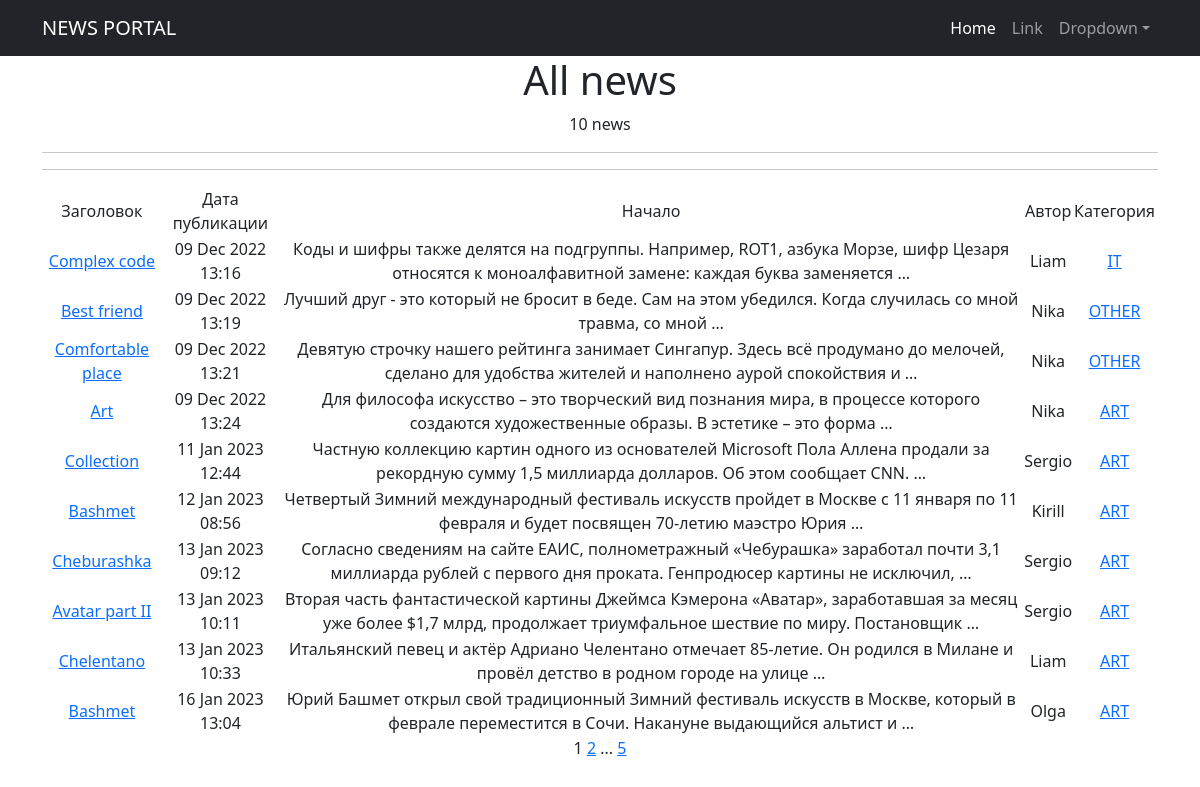
Page /news/ on the committed database.
### news/models.py (models this page shows, shortened)
class Post(models.Model):
    author = models.ForeignKey(Author, on_delete=models.CASCADE)
    NEWS = 'NW'
    ARTICLE = 'AR'
    CATEGORY_CHOICES = (
        (NEWS, "Новость"),
        (ARTICLE, "Статья"),
    )
    categoryType = models.CharField(max_length=2, choices=CATEGORY_CHOICES, default=ARTICLE)
    dateCreation = models.DateTimeField(auto_now_add=True)
    postCategory = models.ManyToManyField(Category, through="PostCategory")
    title = models.CharField(max_length=128)
    text = models.TextField()
    rating = models.IntegerField(default=0)

class Author(models.Model):
    authorUser = models.OneToOneField(User, on_delete=models.CASCADE)
    ratingAuthor = models.IntegerField(default=0)

class Category(models.Model):
    name = models.CharField(max_length=64, unique=True)
    subscribers = models.ManyToManyField(User, related_name='categories')
    def __str__(self):
        return self.name
    class Meta:
        verbose_name = 'Категория'
        verbose_name_plural = 'Категории'
        ordering = ['-name']

### news/views.py (the view)
# urls.py: path('', NewsList.as_view(), name='post_list'),
class NewsList(ListView):
    model = Post
    ordering = 'title'
    template_name = 'flatpages/news.html'
    context_object_name = 'news'
    paginate_by = 10
    def get_context_data(self, **kwargs):
        context = super().get_context_data(**kwargs)
        context['time_create'] = Post.dateCreation
        context['next_new'] = None
        return context

### news/templatetags/post_filters.py (called while the page is built)
@register.filter()
def censor(value):
    bad_words = ('карнишон', 'тупой', 'склизкий')
    if not isinstance(value, str):
        raise TypeError(f"unresolved type '{type(value)}' expected type 'str'")
    for word in value.split():
        if word.lower() in bad_words:
            value = value.replace(word, f"{word[0]}{'*'*(len(word) -1)}")
    return value

### templates/flatpages/news.html (shortened to what this page needs)
{% extends 'flatpages/default.html' %}
{% load post_filters %}
{% load post_tags %}
{% block content %}
    <h1>All news</h1>
    <tr><h7>{{ news|length }} news</h7></tr>
    <hr>
    {% if news %}
    <hr>
        <table>
            <tr>
                <td>Заголовок</td>
                <td>Дата публикации</td>
                <td>Начало</td>
                <td>Автор</td>
                <td>Категория</td>
            </tr>
            {% for new in news|dictsort:'dateCreation' %}
            <tr>
                <td><a href="{% url 'post_detail' new.id %}">{{ new.title|censor }}</a></td>
                <td>{{ new.dateCreation|date:'d M Y H:i' }}</td>
                <td>{{ new.text|truncatewords:20|censor }}</td>
                <td>{{ new.author.authorUser.username }}</td>
                <td>
                    {% for category in new.postCategory.all %}
                    <a href="{% url 'category_list' category.id %}">{{ category }}</a>
                    {% endfor %}
                </td>
                <td>
                </td>
            </tr>
            {% endfor %}
        </table>
    {% else %}
        <h2>Новостей нет</h2>
    {% endif %}
    {{ page_obj.number }}
    {% if page_obj.has_next %}
        <a href="?page={{ page_obj.next_page_number }}">{{ page_obj.next_page_number }}</a>
        {% if paginator.num_pages != page_obj.next_page_number %}
            ...
            <a href="?page={{ page_obj.paginator.num_pages }}">{{ page_obj.paginator.num_pages }}</a>
        {% endif %}
    {% endif %}
{% endblock content %}

### rows in the picture
Post: title|censor "Complex code", dateCreation "09 Dec 2022 13:16", text|censor "Коды и шифры также делятся на подгруппы. Например, ROT1, азбука Морзе, шифр Цезаря относятся к моноалфавитной замене: каждая буква заменяется …", author.authorUser.username "Liam"
Category: name "IT"
Post: title|censor "Best friend", dateCreation "09 Dec 2022 13:19", text|censor "Лучший друг - это который не бросит в беде. Сам на этом убедился. Когда случилась со мной травма, со мной …", author.authorUser.username "Nika"
Category: name "OTHER"
Post: title|censor "Comfortable place", dateCreation "09 Dec 2022 13:21", text|censor "Девятую строчку нашего рейтинга занимает Сингапур. Здесь всё продумано до мелочей, сделано для удобства жителей и наполнено аурой спокойствия и …", author.authorUser.username "Nika"
Post: title|censor "Art", dateCreation "09 Dec 2022 13:24", text|censor "Для философа искусство – это творческий вид познания мира, в процессе которого создаются художественные образы. В эстетике – это форма …", author.authorUser.username "Nika"
Category: name "ART"
Post: title|censor "Collection", dateCreation "11 Jan 2023 12:44", text|censor "Частную коллекцию картин одного из основателей Microsoft Пола Аллена продали за рекордную сумму 1,5 миллиарда долларов. Об этом сообщает CNN. …", author.authorUser.username "Sergio"
Post: title|censor "Bashmet", dateCreation "12 Jan 2023 08:56", text|censor "Четвертый Зимний международный фестиваль искусств пройдет в Москве с 11 января по 11 февраля и будет посвящен 70-летию маэстро Юрия …", author.authorUser.username "Kirill"
Post: title|censor "Cheburashka", dateCreation "13 Jan 2023 09:12", text|censor "Согласно сведениям на сайте ЕАИС, полнометражный «Чебурашка» заработал почти 3,1 миллиарда рублей с первого дня проката. Генпродюсер картины не исключил, …", author.authorUser.username "Sergio"
Post: title|censor "Avatar part II", dateCreation "13 Jan 2023 10:11", text|censor "Вторая часть фантастической картины Джеймса Кэмерона «Аватар», заработавшая за месяц уже более $1,7 млрд, продолжает триумфальное шествие по миру. Постановщик …", author.authorUser.username "Sergio"
Post: title|censor "Chelentano", dateCreation "13 Jan 2023 10:33", text|censor "Итальянский певец и актёр Адриано Челентано отмечает 85-летие. Он родился в Милане и провёл детство в родном городе на улице …", author.authorUser.username "Liam"
Post: title|censor "Bashmet", dateCreation "16 Jan 2023 13:04", text|censor "Юрий Башмет открыл свой традиционный Зимний фестиваль искусств в Москве, который в феврале переместится в Сочи. Накануне выдающийся альтист и …", author.authorUser.username "Olga"

### other values in the picture
{{ news|length }} "10"
{{ page_obj.number }} "1"
{{ page_obj.next_page_number }} "2"
{{ page_obj.paginator.num_pages }} "5"
